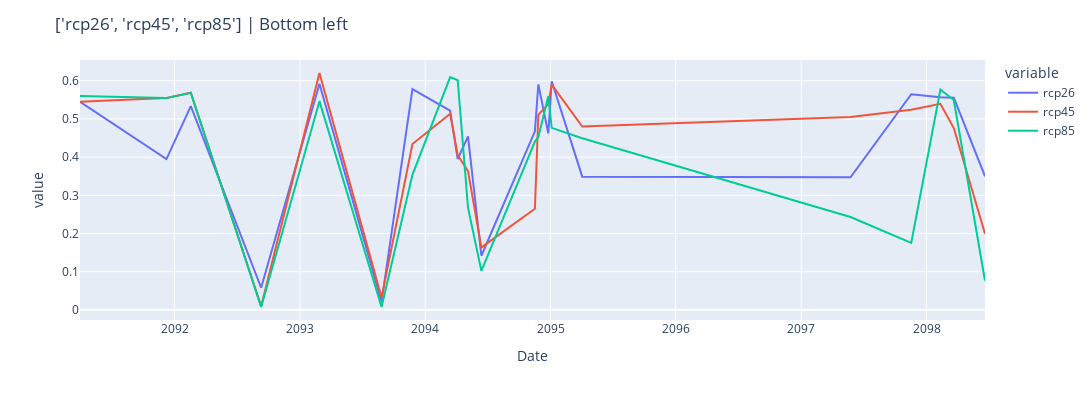

Notebook source saved alongside this figure:
### Code cell
# bottom left
temp_lat =  lats[1]
temp_lon = lons[2]
comparison_df_1 = comparison_df[(comparison_df['Latitude'] ==  temp_lat) & (comparison_df['Longitude'] == temp_lon)]
comparison_df_1, scale = comparison_df_1.sort_values(by='Date'), "Bottom left"
fig = px.line(comparison_df_1, x="Date" , y = scenario_array)
fig.update_layout(title=f'{scenario_array} | {scale}', width = 1800, height = 400)

plotly_image_path = os.path.join(folder_name, f"{scale}.png")
fig.write_image(plotly_image_path)

fig

### Figure 1 — Plotly figure (JSON) as saved in the notebook; plotly's stock layout.template omitted (floating-point values rounded to 4 significant figures)
{"data": [{"hovertemplate": "variable=rcp26<br>Date=%{x}<br>value=%{y}<extra></extra>", "legendgroup": "rcp26", "line": {"color": "#636efa", "dash": "solid"}, "marker": {"symbol": "circle"}, "mode": "lines", "name": "rcp26", "orientation": "v", "showlegend": true, "type": "scatter", "x": ["2091-03-31T12:00:00", "2091-12-08T12:00:00", "2092-02-17T12:00:00", "2092-09-09T12:00:00", "2093-02-26T12:00:00", "2093-08-26T12:00:00", "2093-11-24T12:00:00", "2094-03-14T12:00:00", "2094-04-05T12:00:00", "2094-05-05T12:00:00", "2094-06-13T12:00:00", "2094-11-16T12:00:00", "2094-11-26T12:00:00", "2094-12-25T12:00:00", "2095-01-04T12:00:00", "2095-04-03T12:00:00", "2097-05-24T12:00:00", "2097-11-17T12:00:00", "2098-02-10T12:00:00", "2098-03-21T12:00:00", "2098-06-20T12:00:00"], "xaxis": "x", "y": [0.5447, 0.3949, 0.5335, 0.05783, 0.5921, 0.02093, 0.5784, 0.5219, 0.3949, 0.4543, 0.1417, 0.4677, 0.5905, 0.4623, 0.5988, 0.3489, 0.3472, 0.5647, 0.5571, 0.5555, 0.3499], "yaxis": "y"}, {"hovertemplate": "variable=rcp45<br>Date=%{x}<br>value=%{y}<extra></extra>", "legendgroup": "rcp45", "line": {"color": "#EF553B", "dash": "solid"}, "marker": {"symbol": "circle"}, "mode": "lines", "name": "rcp45", "orientation": "v", "showlegend": true, "type": "scatter", "x": ["2091-03-31T12:00:00", "2091-12-08T12:00:00", "2092-02-17T12:00:00", "2092-09-09T12:00:00", "2093-02-26T12:00:00", "2093-08-26T12:00:00", "2093-11-24T12:00:00", "2094-03-14T12:00:00", "2094-04-05T12:00:00", "2094-05-05T12:00:00", "2094-06-13T12:00:00", "2094-11-16T12:00:00", "2094-11-26T12:00:00", "2094-12-25T12:00:00", "2095-01-04T12:00:00", "2095-04-03T12:00:00", "2097-05-24T12:00:00", "2097-11-17T12:00:00", "2098-02-10T12:00:00", "2098-03-21T12:00:00", "2098-06-20T12:00:00"], "xaxis": "x", "y": [0.5447, 0.5546, 0.5688, 0.009114, 0.6203, 0.03202, 0.4343, 0.5135, 0.4049, 0.3636, 0.1636, 0.2648, 0.5107, 0.5389, 0.5898, 0.4801, 0.505, 0.5242, 0.5396, 0.4762, 0.1993], "yaxis": "y"}, {"hovertemplate": "variable=rcp85<br>Date=%{x}<br>value=%{y}<extra></extra>", "legendgroup": "rcp85", "line": {"color": "#00cc96", "dash": "solid"}, "marker": {"symbol": "circle"}, "mode": "lines", "name": "rcp85", "orientation": "v", "showlegend": true, "type": "scatter", "x": ["2091-03-31T12:00:00", "2091-12-08T12:00:00", "2092-02-17T12:00:00", "2092-09-09T12:00:00", "2093-02-26T12:00:00", "2093-08-26T12:00:00", "2093-11-24T12:00:00", "2094-03-14T12:00:00", "2094-04-05T12:00:00", "2094-05-05T12:00:00", "2094-06-13T12:00:00", "2094-11-16T12:00:00", "2094-11-26T12:00:00", "2094-12-25T12:00:00", "2095-01-04T12:00:00", "2095-04-03T12:00:00", "2097-05-24T12:00:00", "2097-11-17T12:00:00", "2098-02-10T12:00:00", "2098-03-21T12:00:00", "2098-06-20T12:00:00"], "xaxis": "x", "y": [0.5598, 0.5546, 0.5683, 0.007451, 0.5466, 0.007564, 0.3535, 0.6095, 0.6013, 0.2677, 0.1021, 0.4407, 0.4524, 0.5594, 0.4766, 0.4495, 0.243, 0.1753, 0.5771, 0.5497, 0.07628], "yaxis": "y"}], "layout": {"height": 400, "legend": {"title": {"text": "variable"}, "tracegroupgap": 0}, "margin": {"t": 60}, "title": {"text": "['rcp26', 'rcp45', 'rcp85'] | Bottom left"}, "width": 1800, "xaxis": {"anchor": "y", "domain": [0, 1], "title": {"text": "Date"}}, "yaxis": {"anchor": "x", "domain": [0, 1], "title": {"text": "value"}}}}
